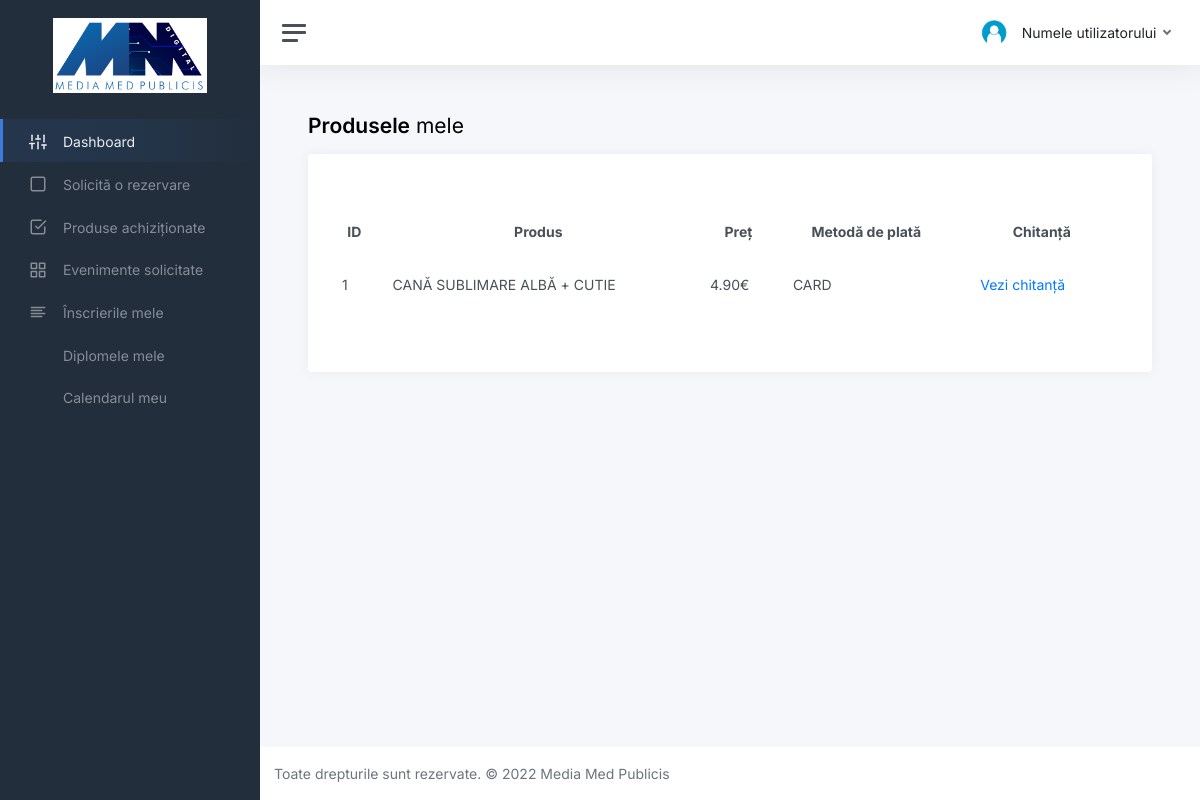
Screenshot of /produse-achizitionate.php with the database file from the repository.
### tables this page shows
CREATE TABLE `Chitante` (
  `ID` int(2) NOT NULL,
  `Nume` varchar(250) NOT NULL,
  `Prenume` varchar(250) NOT NULL,
  `GradProfesional` varchar(250) NOT NULL,
  `Email` varchar(250) NOT NULL,
  `Telefon` varchar(250) NOT NULL,
  `Produs` varchar(250) NOT NULL,
  `TotalPlata` varchar(250) NOT NULL,
  `MetodaPlata` varchar(250) NOT NULL,
  `Chitanta` varchar(255) NOT NULL
);

### produse-achizitionate.php (the view, shortened to what this page needs)
<?php
$con = mysqli_connect("localhost", "root", "root", "BeSocial");
$query = "SELECT * FROM Chitante ORDER BY ID";
$result = mysqli_query($con, $query);
?>
<!DOCTYPE html>
<html lang="en">
<head>
    <link href="static/css/app.css" rel="stylesheet">
</head>
<body>
<div class="wrapper">
    <nav id="sidebar" class="sidebar js-sidebar">
        <div class="sidebar-content js-simplebar">
            <center>
                <a class="sidebar-brand" href="index.html">
                    <img height="75" src="images/logo.png" style="background-color: white;">
                </a>
            </center>
            <ul class="sidebar-nav">
                <li class="sidebar-item active">
                    <a class="sidebar-link" href="user.php">
                        <i class="align-middle" data-feather="sliders"></i> <span class="align-middle">Dashboard</span>
                    </a>
                </li>
                <li class="sidebar-item">
                    <a class="sidebar-link" href="solicita-rezervare.php">
                        <i class="align-middle" data-feather="square"></i> <span class="align-middle">Solicită o rezervare</span>
                    </a>
                </li>
                <li class="sidebar-item">
                    <a class="sidebar-link" href="produse-achizitionate.php">
                        <i class="align-middle" data-feather="check-square"></i> <span class="align-middle">Produse achiziționate</span>
                    </a>
                </li>
                <li class="sidebar-item">
                    <a class="sidebar-link" href="evenimente-solicitate.php">
                        <i class="align-middle" data-feather="grid"></i> <span class="align-middle">Evenimente solicitate</span>
                    </a>
                </li>
                <li class="sidebar-item">
                    <a class="sidebar-link" href="inscrierile-mele.php">
                        <i class="align-middle" data-feather="align-left"></i> <span class="align-middle">Înscrierile mele</span>
                    </a>
                </li>
                <li class="sidebar-item">
                    <a class="sidebar-link" href="diplomele-mele.php">
                        <i class="align-middle" style="padding-left: 22px;"></i> <span class="align-middle">Diplomele mele</span>
                    </a>
                </li>
                <li class="sidebar-item">
                    <a class="sidebar-link" href="calendar.php">
                        <i class="align-middle" style="padding-left: 22px;"></i> <span class="align-middle">Calendarul meu</span>
                    </a>
                </li>
            </ul>
        </div>
    </nav>
    <div class="main">
        <nav class="navbar navbar-expand navbar-light navbar-bg">
            <a class="sidebar-toggle js-sidebar-toggle">
                <i class="hamburger align-self-center"></i>
            </a>
            <div class="navbar-collapse collapse">
                <ul class="navbar-nav navbar-align">
                    <li class="nav-item dropdown">
                        <a class="nav-icon dropdown-toggle" href="#" id="alertsDropdown" data-bs-toggle="dropdown"></a>
                    </li>
                    <li class="nav-item dropdown">
                        <a class="nav-link dropdown-toggle d-none d-sm-inline-block" href="#" data-bs-toggle="dropdown">
                            <img src="images/user.jpg" class="avatar img-fluid rounded me-1"/>
                            <span class="text-dark">
                                <?php
                                if (isset($_SESSION['Prenume'], $_SESSION['Nume'])) {
                                    echo $_SESSION['Prenume'] . ' ' . $_SESSION['Nume'];
                                } else {
                                    echo "Numele utilizatorului";
                                }
                                ?>
                            </span>
                        </a>
                    </li>
                </ul>
            </div>
        </nav>
        <main class="content">
            <div class="container-fluid p-0">
                <h1 class="h3 mb-3"><strong>Produsele</strong> mele</h1>
                <div class="row">
                    <div class="col-xl-6 col-xxl-5 d-flex">
                        <div class="w-100">
                            <div class="row">
                                <div class="col-md-12">
                                    <div class="card">
                                        <div class="card-header" align="center"></div>
                                        <div class="card-body">
                                            <div class="table-responsive">
                                                <table class="table table-bordered table-striped">
                                                    <thead>
                                                        <tr>
                                                            <th>ID</th>
                                                            <th>Produs</th>
                                                            <th>Preț</th>
                                                            <th>Metodă de plată</th>
                                                            <th>Chitanță</th>
                                                        </tr>
                                                    </thead>
                                                    <tbody>
                                                        <?php
                                                        while ($row = mysqli_fetch_assoc($result)) {
                                                            echo "<tr>";
                                                            echo "<td>" . $row['ID'] . "</td>";
                                                            echo "<td>" . $row['Produs'] . "</td>";
                                                            echo "<td>" . $row['TotalPlata'] . "</td>";
                                                            echo "<td>" . $row['MetodaPlata'] . "</td>";
                                                            echo "<td><a href='" . $row['Chitanta'] . "' target='_blank' class='btn btn-primary' style='color: #007bff;'>Vezi chitanță</a></td>";
                                                            echo "</tr>";
                                                        }
                                                        ?>
                                                    </tbody>
                                                </table>
                                            </div>
                                        </div>
                                        <br>
                                    </div>
                                </div>
                            </div>
                        </div>
                    </div>
                </div>
            </div>
        </main>
        <footer class="footer">
            <div class="container-fluid">
                <div class="row text-muted">
                    <div class="col-6 text-start">
                        <p class="mb-0">
                            Toate drepturile sunt rezervate. © 2022 Media Med Publicis
                        </p>
                    </div>
                </div>
            </div>
        </footer>
    </div>
</div>
</body>
</html>

### rows the page displays
chitante: ID "1", Produs "CANĂ SUBLIMARE ALBĂ + CUTIE", TotalPlata "4.90€", MetodaPlata "CARD"
